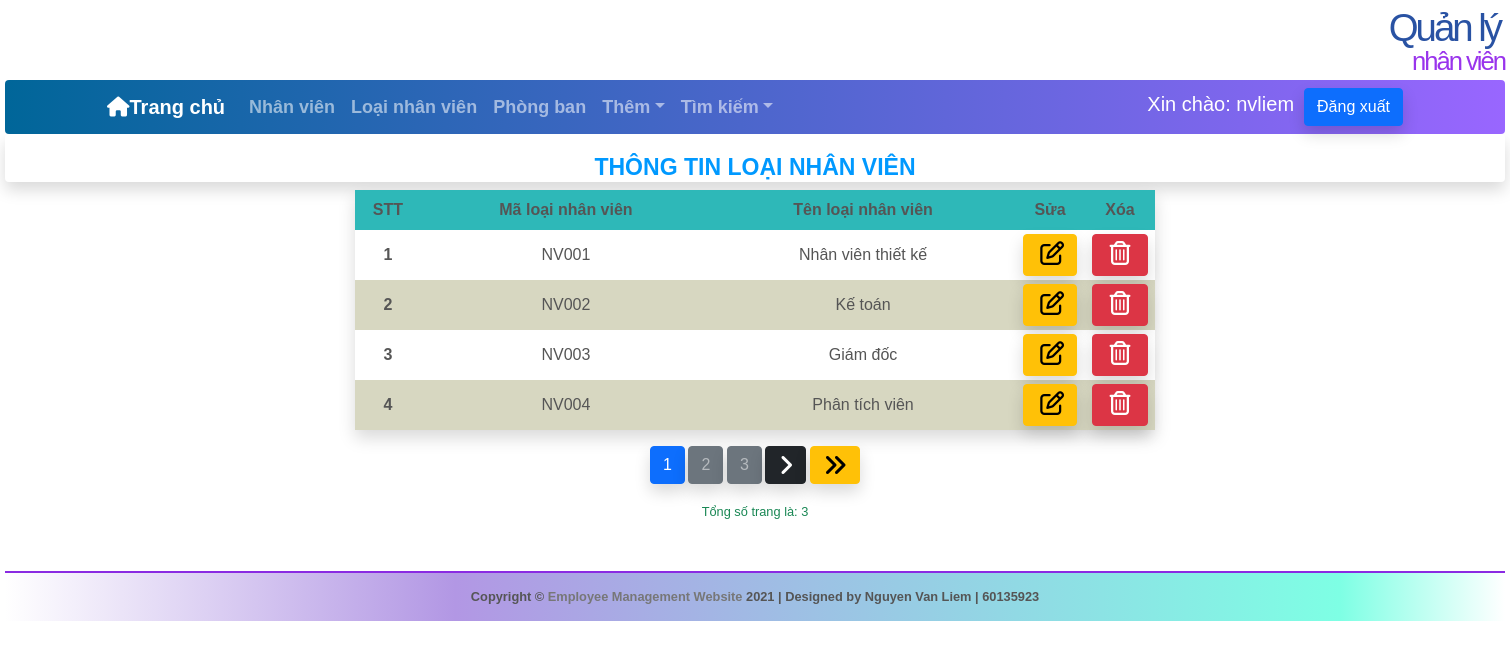
The page /BaiTapNangCao/loainv.php (signed in) on the database its author committed.
### tables this page shows
CREATE TABLE `loainv` (
  `maLoaiNV` varchar(5) NOT NULL,
  `tenLoaiNV` varchar(30) NOT NULL
);

### BaiTapNangCao/loainv.php (the view, shortened to what this page needs)
<!DOCTYPE HTML PUBLIC "-//W3C//DTD HTML 4.01 Frameset//EN">
<html>
<head>
    <link href="https://cdn.jsdelivr.net/npm/bootstrap@5.1.1/dist/css/bootstrap.min.css" rel="stylesheet">
    <link rel="stylesheet" type="text/css" href="./includes/style.css">
</head>
<body>
    <?php
    include('includes/header.php');
    require("connect.php");
    $rowsPerPage=4;
    $offset =($_GET['page']-1)*$rowsPerPage;
    $strSQL = "SELECT * FROM loainv LIMIT $offset, $rowsPerPage";
    $result = mysqli_query($dbc, $strSQL);
    if (mysqli_num_rows($result) == 0) {
        echo "Chưa có dữ liệu";
    } else {
        echo "<h1 style='color: #0099ff; font-weight: bold;' align='center' class='rounded shadow'>THÔNG TIN LOẠI NHÂN VIÊN</h1>
		  <table align='center' width='800' border='1' cellpadding='2' cellspacing='2'
				style='border-collapse: collapse;' class='mx-auto shadow'>
		  	<tr style='background-color: #2eb8b8; height: 40px;' align='center'>
                <td class='text-center'><b>STT</b></td>
                <td><b>Mã loại nhân viên</b></td>
				<td><b>Tên loại nhân viên</b></td>
                <td style='width:70px;'><b>Sửa</b></td>
                <td style='width:70px;'><b>Xóa</b></td>
		  	</tr>";
        $stt = $offset+1;
        while ($row = mysqli_fetch_array($result)) {
            if ($stt % 2 != 0) {
                echo "<tr class='text-center'>";
                echo "<td style='height:50px; font-weight: bold;'>$stt</td>";
                echo "<td style='height:50px;'>$row[0]</td>";
                echo "<td style='height:50px;'>$row[1]</td>";
                echo "<td><a href='sua_loainv.php?maLoaiNV=".$row[0]."' class='btn btn-warning shadow'>&nbsp<i class='far fa-edit' style='font-size:24px'></i></a></td>";
                echo "<td><a href='xoa_loainv.php?maLoaiNV=".$row[0]."' class='btn btn-danger shadow'>&nbsp<i class='far fa-trash-alt' style='font-size:24px'></i>&nbsp</a></td>";
                echo "</tr>";
            } else {
                echo "<tr class='text-center' style='background-color: #d7d7c1;'>";
                echo "<td style='height:50px; font-weight: bold;'>$stt</td>";
                echo "<td style='height:50px;'>$row[0]</td>";
                echo "<td style='height:50px;'>$row[1]</td>";
                echo "<td><a href='sua_loainv.php?maLoaiNV=".$row[0]."' class='btn btn-warning shadow'>&nbsp<i class='far fa-edit' style='font-size:24px'></i></a></td>";
                echo "<td><a href='xoa_loainv.php?maLoaiNV=".$row[0]."' class='btn btn-danger shadow'>&nbsp<i class='far fa-trash-alt' style='font-size:24px'></i>&nbsp</a></td>";
                echo "</tr>";
            }
            $stt += 1;
        }
        echo '</table>';
        $re = mysqli_query($dbc, 'select * from loainv');
        $numRows = mysqli_num_rows($re);
        $maxPage = ceil($numRows/$rowsPerPage);
        echo "<div class='text-center mt-3'>";
        for ($i=1 ; $i<=$maxPage ; $i++)
        { if ($i == $_GET['page'])
        { echo '<b class="btn btn-primary shadow">'.$i.'</b> ';
        }
        else
        echo "<a class='btn btn-secondary shadow text-white-50' href=" .$_SERVER['PHP_SELF']. "?page="
        .$i.">".$i."</a> ";
        }
        if ($_GET['page'] < $maxPage)
        {
            echo "<a class='btn btn-dark shadow' href = ". $_SERVER['PHP_SELF']."?page=".($_GET['page']+1).">
                <i class='fas fa-angle-right' style='font-size:24px'></i>
                </a> ";
        }
        if($_GET['page'] != $maxPage){
            echo "<a class='btn btn-warning shadow' href=" .$_SERVER['PHP_SELF']."?page=".$maxPage.">
                <i class='fas fa-angle-double-right' style='font-size:24px'></i>
                </a> ";
        }
        echo "</div>";
        echo "<p align='center' class='text-success'>Tổng số trang là: ".$maxPage ."</p>";
    }
    ?>
</body>
</html>

### BaiTapNangCao/includes/style.css (style rules this page uses)
* { border: 0; margin: 0; padding: 0; }
a { color: #777; text-decoration: none; }
body { background: #ffffff; color: #555; font: 0.8em Arial, Helvetica, "bitstream vera sans", sans-serif; }
#content h1 { font-size: 1.8em; padding: 20px 0 0; }
#content p { padding: 20px 20px 0; }
#footer { border-top: 2px solid #8a2be2; height: 50px; margin: 0 auto; padding: 10px; text-align: center; width: 1500px; font-weight: bold; background: linear-gradient( 90deg, rgba(255, 255, 255, 1) 0%, rgba(178, 151, 228, 1) 30%, rgba(126, 255, 228, 1) 89%, rgba(255, 255, 255, 1) 100% ); }

### rows shown on the page
loainv: maLoaiNV "NV001", tenLoaiNV "Nhân viên thiết kế"
loainv: maLoaiNV "NV002", tenLoaiNV "Kế toán"
loainv: maLoaiNV "NV003", tenLoaiNV "Giám đốc"
loainv: maLoaiNV "NV004", tenLoaiNV "Phân tích viên"

### other values the page prints
$_SESSION["username"] "nvliem"
$maxPage "3"
